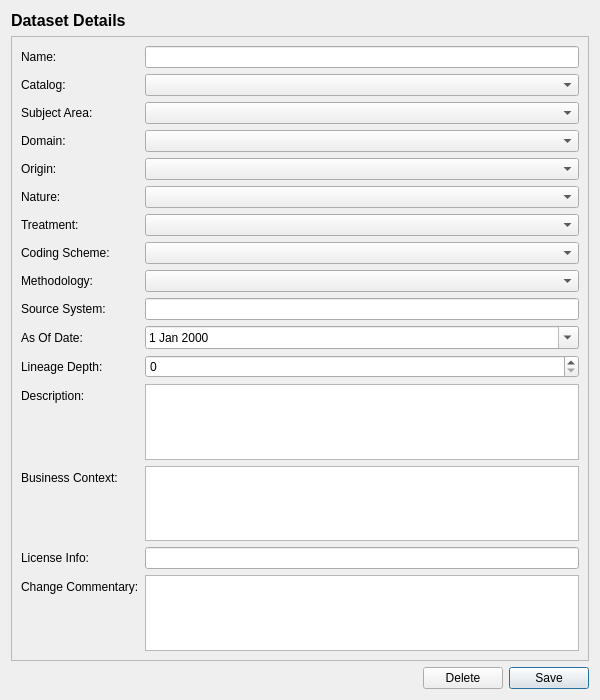
<?xml version="1.0" encoding="UTF-8"?>
<ui version="4.0">
 <class>DatasetDetailDialog</class>
 <widget class="QWidget" name="DatasetDetailDialog">
  <property name="geometry">
   <rect>
    <x>0</x>
    <y>0</y>
    <width>600</width>
    <height>700</height>
   </rect>
  </property>
  <property name="windowTitle">
   <string>Dataset</string>
  </property>
  <layout class="QVBoxLayout" name="verticalLayout">
   <item>
    <widget class="QLabel" name="titleLabel">
     <property name="font">
      <font>
       <pointsize>12</pointsize>
       <bold>true</bold>
      </font>
     </property>
     <property name="text">
      <string>Dataset Details</string>
     </property>
    </widget>
   </item>
   <item>
    <widget class="QScrollArea" name="scrollArea">
     <property name="widgetResizable">
      <bool>true</bool>
     </property>
     <widget class="QWidget" name="scrollAreaWidgetContents">
      <layout class="QFormLayout" name="formLayout">
       <item row="0" column="0">
        <widget class="QLabel" name="nameLabel">
         <property name="text">
          <string>Name:</string>
         </property>
        </widget>
       </item>
       <item row="0" column="1">
        <widget class="QLineEdit" name="nameEdit">
         <property name="maxLength">
          <number>255</number>
         </property>
        </widget>
       </item>
       <item row="1" column="0">
        <widget class="QLabel" name="catalogLabel">
         <property name="text">
          <string>Catalog:</string>
         </property>
        </widget>
       </item>
       <item row="1" column="1">
        <widget class="QComboBox" name="catalogCombo"/>
       </item>
       <item row="2" column="0">
        <widget class="QLabel" name="subjectAreaLabel">
         <property name="text">
          <string>Subject Area:</string>
         </property>
        </widget>
       </item>
       <item row="2" column="1">
        <widget class="QComboBox" name="subjectAreaCombo"/>
       </item>
       <item row="3" column="0">
        <widget class="QLabel" name="domainLabel">
         <property name="text">
          <string>Domain:</string>
         </property>
        </widget>
       </item>
       <item row="3" column="1">
        <widget class="QComboBox" name="domainCombo"/>
       </item>
       <item row="4" column="0">
        <widget class="QLabel" name="originLabel">
         <property name="text">
          <string>Origin:</string>
         </property>
        </widget>
       </item>
       <item row="4" column="1">
        <widget class="QComboBox" name="originCombo"/>
       </item>
       <item row="5" column="0">
        <widget class="QLabel" name="natureLabel">
         <property name="text">
          <string>Nature:</string>
         </property>
        </widget>
       </item>
       <item row="5" column="1">
        <widget class="QComboBox" name="natureCombo"/>
       </item>
       <item row="6" column="0">
        <widget class="QLabel" name="treatmentLabel">
         <property name="text">
          <string>Treatment:</string>
         </property>
        </widget>
       </item>
       <item row="6" column="1">
        <widget class="QComboBox" name="treatmentCombo"/>
       </item>
       <item row="7" column="0">
        <widget class="QLabel" name="codingSchemeLabel">
         <property name="text">
          <string>Coding Scheme:</string>
         </property>
        </widget>
       </item>
       <item row="7" column="1">
        <widget class="QComboBox" name="codingSchemeCombo"/>
       </item>
       <item row="8" column="0">
        <widget class="QLabel" name="methodologyLabel">
         <property name="text">
          <string>Methodology:</string>
         </property>
        </widget>
       </item>
       <item row="8" column="1">
        <widget class="QComboBox" name="methodologyCombo"/>
       </item>
       <item row="9" column="0">
        <widget class="QLabel" name="sourceSystemLabel">
         <property name="text">
          <string>Source System:</string>
         </property>
        </widget>
       </item>
       <item row="9" column="1">
        <widget class="QLineEdit" name="sourceSystemEdit">
         <property name="maxLength">
          <number>255</number>
         </property>
        </widget>
       </item>
       <item row="10" column="0">
        <widget class="QLabel" name="asOfDateLabel">
         <property name="text">
          <string>As Of Date:</string>
         </property>
        </widget>
       </item>
       <item row="10" column="1">
        <widget class="QDateEdit" name="asOfDateEdit">
         <property name="calendarPopup">
          <bool>true</bool>
         </property>
        </widget>
       </item>
       <item row="11" column="0">
        <widget class="QLabel" name="lineageDepthLabel">
         <property name="text">
          <string>Lineage Depth:</string>
         </property>
        </widget>
       </item>
       <item row="11" column="1">
        <widget class="QSpinBox" name="lineageDepthSpin">
         <property name="minimum">
          <number>0</number>
         </property>
         <property name="maximum">
          <number>100</number>
         </property>
        </widget>
       </item>
       <item row="12" column="0">
        <widget class="QLabel" name="descriptionLabel">
         <property name="text">
          <string>Description:</string>
         </property>
        </widget>
       </item>
       <item row="12" column="1">
        <widget class="QPlainTextEdit" name="descriptionEdit">
         <property name="maximumHeight">
          <number>60</number>
         </property>
        </widget>
       </item>
       <item row="13" column="0">
        <widget class="QLabel" name="businessContextLabel">
         <property name="text">
          <string>Business Context:</string>
         </property>
        </widget>
       </item>
       <item row="13" column="1">
        <widget class="QPlainTextEdit" name="businessContextEdit">
         <property name="maximumHeight">
          <number>60</number>
         </property>
        </widget>
       </item>
       <item row="14" column="0">
        <widget class="QLabel" name="licenseLabel">
         <property name="text">
          <string>License Info:</string>
         </property>
        </widget>
       </item>
       <item row="14" column="1">
        <widget class="QLineEdit" name="licenseEdit">
         <property name="maxLength">
          <number>255</number>
         </property>
        </widget>
       </item>
       <item row="15" column="0">
        <widget class="QLabel" name="commentaryLabel">
         <property name="text">
          <string>Change Commentary:</string>
         </property>
        </widget>
       </item>
       <item row="15" column="1">
        <widget class="QPlainTextEdit" name="commentaryEdit">
         <property name="maximumHeight">
          <number>60</number>
         </property>
        </widget>
       </item>
      </layout>
     </widget>
    </widget>
   </item>
   <item>
    <layout class="QHBoxLayout" name="buttonLayout">
     <item>
      <spacer name="horizontalSpacer">
       <property name="orientation">
        <enum>Qt::Horizontal</enum>
       </property>
       <property name="sizeHint" stdset="0">
        <size>
         <width>40</width>
         <height>20</height>
        </size>
       </property>
      </spacer>
     </item>
     <item>
      <widget class="QPushButton" name="deleteButton">
       <property name="text">
        <string>Delete</string>
       </property>
      </widget>
     </item>
     <item>
      <widget class="QPushButton" name="saveButton">
       <property name="text">
        <string>Save</string>
       </property>
       <property name="default">
        <bool>true</bool>
       </property>
      </widget>
     </item>
    </layout>
   </item>
  </layout>
 </widget>
 <resources/>
 <connections/>
</ui>
